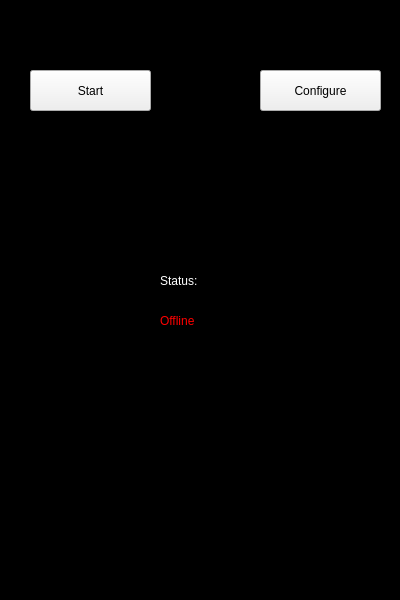
<?xml version="1.0" encoding="UTF-8"?>
<ui version="4.0">
 <class>MainWindow</class>
 <widget class="QMainWindow" name="MainWindow">
  <property name="geometry">
   <rect>
    <x>0</x>
    <y>0</y>
    <width>400</width>
    <height>600</height>
   </rect>
  </property>
  <property name="windowTitle">
   <string>MainWindow</string>
  </property>
  <widget class="QWidget" name="centralwidget">
   <widget class="QWidget" name="bgWidget" native="true">
    <property name="geometry">
     <rect>
      <x>0</x>
      <y>0</y>
      <width>400</width>
      <height>600</height>
     </rect>
    </property>
    <property name="styleSheet">
     <string notr="true">QWidget#bgWidget{
background-color: rgb(0, 0, 0);
}</string>
    </property>
    <widget class="QPushButton" name="startBtn">
     <property name="geometry">
      <rect>
       <x>30</x>
       <y>70</y>
       <width>121</width>
       <height>41</height>
      </rect>
     </property>
     <property name="styleSheet">
      <string notr="true">font: 12pt &quot;Roboto&quot;;</string>
     </property>
     <property name="text">
      <string>Start</string>
     </property>
    </widget>
    <widget class="QPushButton" name="configBtn">
     <property name="geometry">
      <rect>
       <x>260</x>
       <y>70</y>
       <width>121</width>
       <height>41</height>
      </rect>
     </property>
     <property name="styleSheet">
      <string notr="true">font: 12pt &quot;Roboto&quot;;</string>
     </property>
     <property name="text">
      <string>Configure</string>
     </property>
    </widget>
    <widget class="QLabel" name="statusTitle">
     <property name="geometry">
      <rect>
       <x>160</x>
       <y>270</y>
       <width>71</width>
       <height>21</height>
      </rect>
     </property>
     <property name="styleSheet">
      <string notr="true">color: rgb(255, 255, 255);
font: 75 18pt &quot;Roboto&quot;;</string>
     </property>
     <property name="text">
      <string>Status:</string>
     </property>
    </widget>
    <widget class="QLabel" name="statusMsg">
     <property name="geometry">
      <rect>
       <x>160</x>
       <y>310</y>
       <width>70</width>
       <height>21</height>
      </rect>
     </property>
     <property name="styleSheet">
      <string notr="true">color: rgb(255, 0, 0);
font: 75 18pt &quot;Roboto&quot;;</string>
     </property>
     <property name="text">
      <string>Offline</string>
     </property>
    </widget>
    <widget class="QLabel" name="startUpFailTitle">
     <property name="geometry">
      <rect>
       <x>40</x>
       <y>160</y>
       <width>301</width>
       <height>31</height>
      </rect>
     </property>
     <property name="styleSheet">
      <string notr="true">font: 12pt &quot;Roboto&quot;;
color: rgb(255, 0, 0);</string>
     </property>
     <property name="text">
      <string/>
     </property>
     <property name="alignment">
      <set>Qt::AlignCenter</set>
     </property>
    </widget>
   </widget>
  </widget>
 </widget>
 <resources/>
 <connections/>
</ui>
